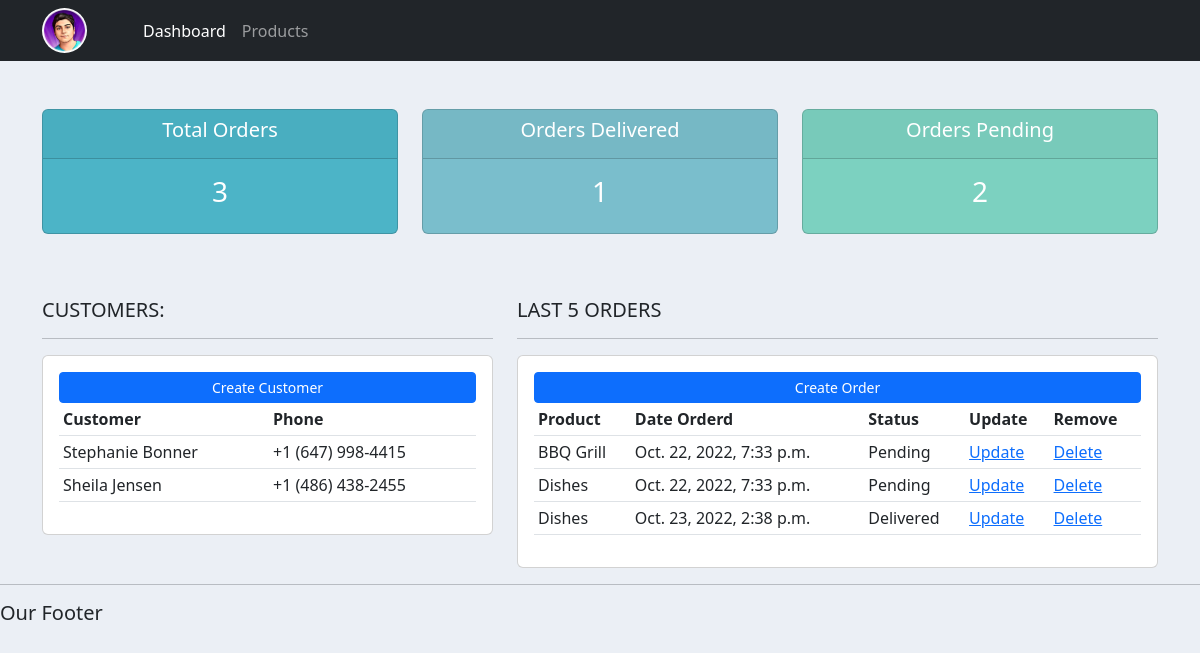
The page / on the database its author committed.
### accounts/models.py (models this page shows, shortened)
class Customer(models.Model):
    name = models.CharField(max_length=200, null=True)
    phone = models.CharField(max_length= 200, null=True)
    email = models.CharField(max_length=200, null=True)
    status = models.CharField(max_length=10, default=1, null=True)
    created_at = models.DateTimeField(auto_now_add=True, null=True)
    updated_at = models.DateTimeField(auto_now=True, null=True)

class Order(models.Model):
    STATUS = (
                ('Pending', 'Pending'),
                ('Out of delivery', 'Out of delivery'),
                ('Delivered', 'Delivered'),
            )
    customer = models.ForeignKey(Customer, null=True, on_delete=models.SET_NULL) #one-to-many
    product =  models.ForeignKey(Product, null=True, on_delete=models.SET_NULL) #one-to-many
    order_status = models.CharField(max_length=200, null=True, choices=STATUS)
    status = models.CharField(max_length=10, default=1, null=True)
    created_at = models.DateTimeField(auto_now_add=True, null=True)
    updated_at = models.DateTimeField(auto_now=True, null=True)

class Product(models.Model):
    CATEGORY = (
                    ('Indoor', 'Indoor'),
                    ('Out Door', 'Out Door'),
                )
    name = models.CharField(max_length=200, null=True)
    price = models.FloatField(null=True)
    category = models.CharField(max_length=200, null=True, choices=CATEGORY)
    description = models.CharField(max_length=200, null=True, blank=True)
    tag =  models.ManyToManyField(Tag) # many-to-many relationship
    status = models.CharField(max_length=10, default=1, null=True)
    created_at = models.DateTimeField(auto_now_add=True, null=True)
    updated_at = models.DateTimeField(auto_now=True, null=True)
    def __str__(self):
        return self.name

### accounts/views.py (the view)
# urls.py: path('', views.home),
def home(request):
    orders = Order.objects.all()
    customers = Customer.objects.all()
    total_customers = customers.count()
    total_orders = orders.count()
    delivered = orders.filter(order_status='Delivered').count()
    pending = orders.filter(order_status='Pending').count()
    context = {
                'orders': orders,
                'customers': customers,
                'total_customers': total_customers,
                'total_orders': total_orders,
                'delivered': delivered,
                'pending': pending,
            }
    return render(request, 'accounts/dashboard.html', context)

### accounts/templates/accounts/dashboard.html
{% extends 'accounts/main.html' %}
{% block content %}
{% include 'accounts/status.html' %}
<div class="container mt-5">
    <div class="row">
        <div class="col-md-5">
            <h5>CUSTOMERS:</h5>
            <hr>
            <div class="card card-body">
                <a class="btn btn-primary  btn-sm btn-block" href="">Create Customer</a>
                <table class="table table-sm">
                    <tr>
                        <th>Customer</th>
                        <th>Phone</th>
                    </tr>
                    {% for customer in customers %}
                        <tr>
                            <td>{{customer.name}}</td>
                            <td>{{customer.phone}}</td>
                        </tr>
                    {% endfor %}
                </table>
            </div>
        </div>
        <div class="col-md-7">
            <h5>LAST 5 ORDERS</h5>
            <hr>
            <div class="card card-body">
                <a class="btn btn-primary  btn-sm btn-block" href="">Create Order</a>
                <table class="table table-sm">
                    <tr>
                        <th>Product</th>
                        <th>Date Orderd</th>
                        <th>Status</th>
                        <th>Update</th>
                        <th>Remove</th>
                    </tr>
                    {% for order in orders %}
                        <tr>
                            <td>{{order.product}}</td>
                            <td>{{order.created_at}}</td>
                            <td>{{order.order_status}}</td>
                            <td><a href="#">Update</a></td>
                            <td><a href="#">Delete</a></td>
                        </tr>
                    {% endfor %}
                </table>
            </div>
        </div>
    </div>
</div>
{% endblock %}

### accounts/templates/accounts/main.html (shortened to what this page needs)
{% load static %}
<!DOCTYPE html>
<html lang="en">
<head>
    <link href="https://cdn.jsdelivr.net/npm/bootstrap@5.2.2/dist/css/bootstrap.min.css" rel="stylesheet">
    <link rel="stylesheet" type="text/css" href="{% static '/css/main.css' %}">
</head>
<body>
    {% include 'accounts/navbar.html' %}
    {% block content %}
    {% endblock %}
    {% include 'accounts/footer.html' %}
</body>
</html>

### accounts/templates/accounts/navbar.html (shortened to what this page needs)
{% load static %}
<nav class="navbar navbar-expand-lg navbar-dark bg-dark">
    <div class="container">
      <img src="{% static 'images/aswad_purple.svg' %}" class="image-responsive me-5" alt="">
      <div class="collapse navbar-collapse" id="navbarNav">
        <ul class="navbar-nav">
          <li class="nav-item">
            <a class="nav-link active" href="#">Dashboard</a>
          </li>
          <li class="nav-item">
            <a class="nav-link" href="#">Products</a>
          </li>
        </ul>
      </div>
    </div>
</nav>

### accounts/templates/accounts/status.html
<div class="container mt-5">
    <div class="row">
        <div class="col">
            <div class="col-md">
                <div class="card text-center text-white  mb-3" id="total-orders">
                      <div class="card-header">
                          <h5 class="card-title">Total Orders</h5>
                      </div>
                      <div class="card-body">
                        <h3 class="card-title">{{total_orders}}</h3>
                      </div>
                </div>
            </div>
        </div>
        <div class="col">
            <div class="col-md">
                <div class="card text-center text-white  mb-3" id="orders-delivered">
                      <div class="card-header">
                          <h5 class="card-title">Orders Delivered</h5>
                      </div>
                      <div class="card-body">
                        <h3 class="card-title">{{delivered}}</h3>
                      </div>
                </div>
            </div>
        </div>
        <div class="col">
            <div class="col-md">
                <div class="card text-center text-white  mb-3" id="orders-pending">
                      <div class="card-header">
                          <h5 class="card-title">Orders Pending</h5>
                      </div>
                      <div class="card-body">
                        <h3 class="card-title">{{pending}}</h3>
                      </div>
                </div>
            </div>
        </div>
    </div>
</div>

### accounts/templates/accounts/footer.html
<hr>
<h5>Our Footer</h5>

### accounts/static/css/main.css (style rules this page uses)
body { background-color: #ebeff5; }
.image-responsive { width: 45px; border-radius: 50%; }
#total-orders { background-color: #4cb4c7; }
#orders-delivered { background-color: #7abecc; }
#orders-pending { background-color: #7CD1C0; }

### rows shown on the page
Customer: name "Stephanie Bonner", phone "+1 (647) 998-4415"
Customer: name "Sheila Jensen", phone "+1 (486) 438-2455"
Order: product "BBQ Grill", created_at "Oct. 22, 2022, 7:33 p.m.", order_status "Pending"
Order: product "Dishes", created_at "Oct. 22, 2022, 7:33 p.m.", order_status "Pending"
Order: product "Dishes", created_at "Oct. 23, 2022, 2:38 p.m.", order_status "Delivered"

### other values the page prints
{{ total_orders }} "3"
{{ delivered }} "1"
{{ pending }} "2"
